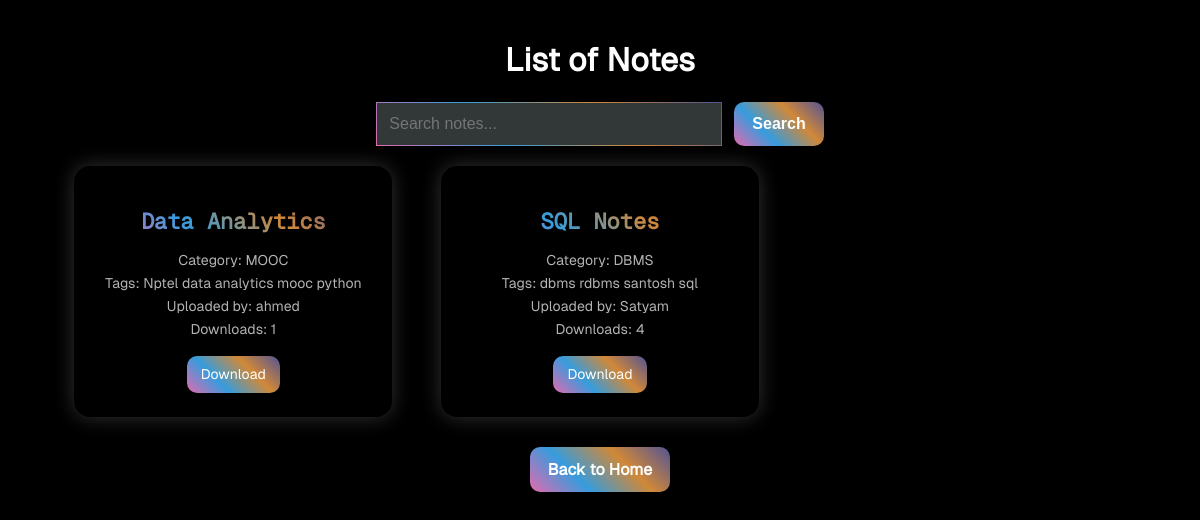
Page /notes/ on the earlier database version.
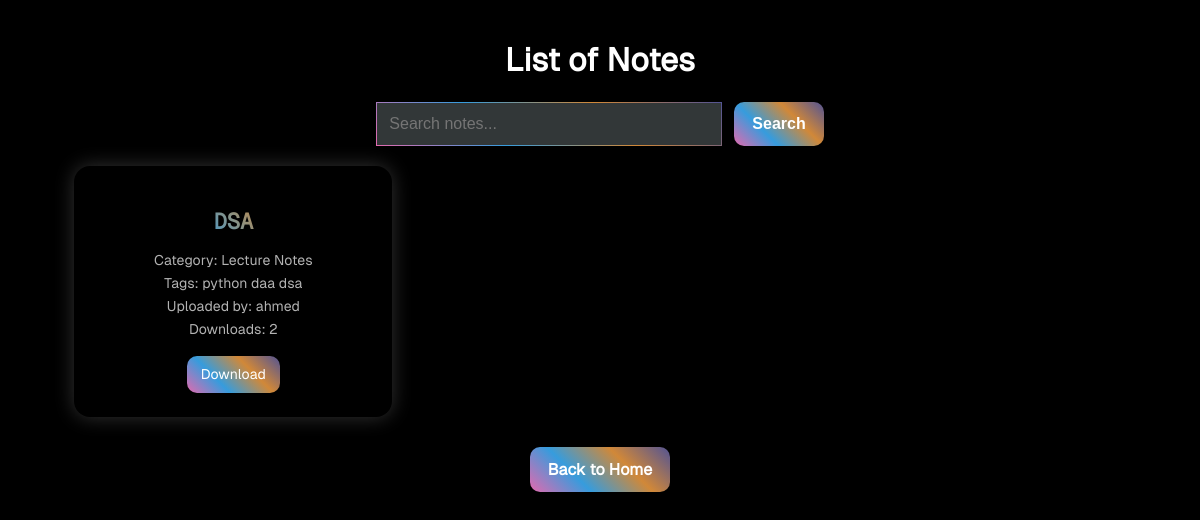
Same page on the later database version.
### notes/models.py (models this page shows, shortened)
class Note(models.Model):
    title = models.CharField(max_length=255)
    file = models.FileField(upload_to='notes/')
    uploaded_at = models.DateTimeField(auto_now_add=True)
    uploaded_by = models.ForeignKey(User, on_delete=models.CASCADE, null=True, blank=True)
    category = models.CharField(max_length=100, blank=True, null=True)
    tags = TaggableManager()
    download_count = models.IntegerField(default=0)
    status = models.CharField(max_length=20, default='pending')  # 'pending', 'approved', 'rejected'

### notes/views.py (the view)
# urls.py: path('notes/', views.notes_list, name='notes'),
def notes_list(request):
    query = request.GET.get('q')
    if query:
        notes = Note.objects.filter(
            Q(title__icontains=query) | Q(category__icontains=query) | Q(tags__name__icontains=query)
        ).distinct()
    else:
        notes = Note.objects.all()
    return render(request, 'notes/notes.html', {'notes': notes, 'query': query})

### notes/templates/notes/notes.html (shortened to what this page needs)
<!DOCTYPE html>
<html lang="en">
<head>
    {% load static %}
    <link rel="stylesheet" href="{% static 'css/notes.css' %}">
</head>
<body>
    <div class="container">
        <h1>List of Notes</h1>
        <form method="get" action="{% url 'notes' %}" class="search-form">
            <input type="text" name="q" placeholder="Search notes..." value="{{ query|default:'' }}">
            <button type="submit">Search</button>
        </form>
        <div class="notes-grid">
            {% for note in notes %}
            <div class="note-card">
                <div class="card-content">
                    <h2 class="note-title">{{ note.title }}</h2>
                    <p class="note-category">Category: {{ note.category }}</p>
                    <p class="note-tags">Tags: {% for tag in note.tags.all %} {{ tag.name }} {% endfor %}</p>
                    <p class="uploaded-by">Uploaded by: {{ note.uploaded_by }}</p>
                    <p class="download-count">Downloads: {{ note.download_count }}</p>
                    <a href="{% url 'download_note' note.id %}" class="download-btn">Download</a>
                </div>
            </div>
            {% empty %}
            <p class="no-notes">No notes found.</p>
            {% endfor %}
        </div>
        <div class="actions">
            <a href="{% url 'home' %}" class="btn">Back to Home</a>
        </div>
    </div>
</body>
</html>

### notes/static/css/notes.css (style rules this page uses)
body { font-family: 'Geist Sans', sans-serif; background-color: #000; color: #fff; margin: 0; padding: 0; }
.container { width: 90%; max-width: 1200px; margin: auto; text-align: center; padding: 20px; }
.search-form { display: flex; justify-content: center; margin-bottom: 20px; }
.search-form input { width: 320px; padding: 12px; border: 1px solid transparent; border-image: linear-gradient(45deg, #e469ae, #369cdd, #d18838, #515395); border-image-slice: 1; background-color: #323738; color: #fff; outline: none; font-size: 16px; transition: all 0.2s; }
.search-form button { padding: 12px 18px; margin-left: 12px; border: none; background: linear-gradient(45deg, #e469ae, #369cdd, #d18838, #515395); color: white; border-radius: 10px; font-size: 16px; font-weight: bold; cursor: pointer; transition: all 0.3s ease; }
.notes-grid { display: grid; grid-template-columns: repeat(auto-fill, minmax(270px, 1fr)); gap: 20px; justify-items: center; }
.note-card { width: 100%; max-width: 270px; background: #000; border: 2px solid (45deg, #e469ae, #369cdd, #d18838, #515395); border-radius: 16px; padding: 24px; box-shadow: 0 0 20px rgba(255, 255, 255, 0.2); transition: all 0.3s ease-in-out; text-align: center; }
.note-title { font-size: 22px; font-weight: bold; background: linear-gradient(45deg, #e469ae, #369cdd, #d18838, #515395); -webkit-background-clip: text; -webkit-text-fill-color: transparent; font-family: 'Geist Mono', monospace; }
.note-category, .note-tags, .uploaded-by, .download-count { font-size: 14px; color: rgba(255, 255, 255, 0.7); margin: 6px 0; }
.download-btn { display: inline-block; margin-top: 12px; padding: 10px 14px; background: linear-gradient(45deg, #e469ae, #369cdd, #d18838, #515395); color: white; border-radius: 10px; font-size: 14px; text-decoration: none; font-weight: 400; transition: all 0.3s; }
.actions { margin-top: 30px; }
.btn { padding: 12px 18px; text-decoration: none; color: #fff; font-weight: bold; background: linear-gradient(45deg, #e469ae, #369cdd, #d18838, #515395); border-radius: 10px; display: inline-block; transition: all 0.3s; font-size: 16px; }

Differences in the rows shown:
removed Note: title "Data Analytics", category "MOOC", uploaded_by "ahmed", download_count "1", Tag (name "python")
no longer on this page (row unchanged): Tag: name "Nptel", shown under "Data Analytics"
no longer on this page (row unchanged): Tag: name "data analytics", shown under "Data Analytics"
no longer on this page (row unchanged): Tag: name "mooc", shown under "Data Analytics"
removed Note: title "SQL Notes", category "DBMS", uploaded_by "Satyam", download_count "4"
no longer on this page (row unchanged): Tag: name "dbms", shown under "SQL Notes"
no longer on this page (row unchanged): Tag: name "rdbms", shown under "SQL Notes"
no longer on this page (row unchanged): Tag: name "santosh", shown under "SQL Notes"
no longer on this page (row unchanged): Tag: name "sql", shown under "SQL Notes"
added Note: title "DSA", category "Lecture Notes", uploaded_by "ahmed", download_count "2", Tag (name "python")
added Tag: name "daa", shown under "DSA"
added Tag: name "dsa", shown under "DSA"
